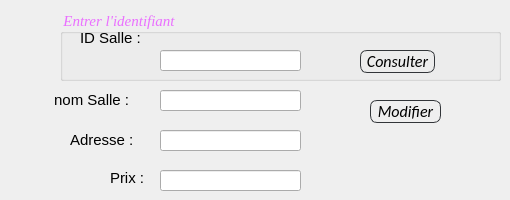
     <widget class="QWidget" name="Modifier_Salle">
      <attribute name="title">
       <string>Modifier Salle</string>
      </attribute>
      <widget class="QLineEdit" name="le_mod_nom">
       <property name="geometry">
        <rect>
         <x>160</x>
         <y>90</y>
         <width>141</width>
         <height>21</height>
        </rect>
       </property>
       <property name="font">
        <font>
         <family>Times New Roman</family>
         <pointsize>11</pointsize>
         <weight>9</weight>
         <italic>true</italic>
         <bold>false</bold>
        </font>
       </property>
       <property name="text">
        <string/>
       </property>
      </widget>
      <widget class="QLineEdit" name="le_mod_ad">
       <property name="geometry">
        <rect>
         <x>160</x>
         <y>130</y>
         <width>141</width>
         <height>21</height>
        </rect>
       </property>
       <property name="font">
        <font>
         <family>Times New Roman</family>
         <pointsize>11</pointsize>
         <weight>9</weight>
         <italic>true</italic>
         <bold>false</bold>
        </font>
       </property>
       <property name="text">
        <string/>
       </property>
      </widget>
      <widget class="QLineEdit" name="le_mod_p">
       <property name="geometry">
        <rect>
         <x>160</x>
         <y>170</y>
         <width>141</width>
         <height>21</height>
        </rect>
       </property>
       <property name="font">
        <font>
         <family>Times New Roman</family>
         <pointsize>11</pointsize>
         <weight>9</weight>
         <italic>true</italic>
         <bold>false</bold>
        </font>
       </property>
       <property name="text">
        <string/>
       </property>
      </widget>
      <widget class="QLabel" name="label_8">
       <property name="geometry">
        <rect>
         <x>50</x>
         <y>90</y>
         <width>101</width>
         <height>20</height>
        </rect>
       </property>
       <property name="font">
        <font>
         <family>MS Shell Dlg 2</family>
         <pointsize>11</pointsize>
         <weight>9</weight>
         <italic>false</italic>
         <bold>false</bold>
        </font>
       </property>
       <property name="styleSheet">
        <string notr="true">font: 75 11pt &quot;MS Shell Dlg 2&quot;;
color: rgb(0, 0, 0);</string>
       </property>
       <property name="text">
        <string> nom Salle :</string>
       </property>
      </widget>
      <widget class="QLabel" name="label_11">
       <property name="geometry">
        <rect>
         <x>70</x>
         <y>130</y>
         <width>81</width>
         <height>20</height>
        </rect>
       </property>
       <property name="font">
        <font>
         <family>MS Shell Dlg 2</family>
         <pointsize>11</pointsize>
         <weight>9</weight>
         <italic>false</italic>
         <bold>false</bold>
        </font>
       </property>
       <property name="styleSheet">
        <string notr="true">font: 75 11pt &quot;MS Shell Dlg 2&quot;;
color: rgb(0, 0, 0);</string>
       </property>
       <property name="text">
        <string>Adresse :</string>
       </property>
      </widget>
      <widget class="QLabel" name="label_12">
       <property name="geometry">
        <rect>
         <x>110</x>
         <y>170</y>
         <width>61</width>
         <height>16</height>
        </rect>
       </property>
       <property name="font">
        <font>
         <family>MS Shell Dlg 2</family>
         <pointsize>11</pointsize>
         <weight>9</weight>
         <italic>false</italic>
         <bold>false</bold>
        </font>
       </property>
       <property name="styleSheet">
        <string notr="true">font: 75 11pt &quot;MS Shell Dlg 2&quot;;
color: rgb(0, 0, 0);</string>
       </property>
       <property name="text">
        <string>Prix :</string>
       </property>
      </widget>
      <widget class="QPushButton" name="Modifier_Modifiersalle">
       <property name="geometry">
        <rect>
         <x>370</x>
         <y>100</y>
         <width>71</width>
         <height>23</height>
        </rect>
       </property>
       <property name="font">
        <font>
         <family>Calibri</family>
         <pointsize>-1</pointsize>
         <weight>9</weight>
         <italic>true</italic>
         <bold>false</bold>
        </font>
       </property>
       <property name="styleSheet">
        <string notr="true">QPushButton
{
	background: transparent;
	border-style:solid;
	border-radius:7px;
	border-width:1px;
border-color: rgb(50, 53, 57);
	color:rgb(0,0,0);
	font-size:16px;
font-family:Calibri;
}

QPushButton:hover
{
	background-color: #00000000;
	border-color: rgb(30, 227, 0);
	/*color:rgb(30, 227, 0);*/
}

QPushButton:focus
{
	background-color:  rgb(30, 227, 0);
	border-color: rgba(30, 227, 0,0);
	color:rgb(255, 255, 255);
}</string>
       </property>
       <property name="text">
        <string>Modifier</string>
       </property>
      </widget>
      <widget class="QGroupBox" name="groupBox">
       <property name="geometry">
        <rect>
         <x>60</x>
         <y>10</y>
         <width>441</width>
         <height>71</height>
        </rect>
       </property>
       <property name="font">
        <font>
         <family>Times New Roman</family>
         <pointsize>11</pointsize>
         <weight>9</weight>
         <italic>true</italic>
         <bold>false</bold>
        </font>
       </property>
       <property name="styleSheet">
        <string notr="true">font: 75 italic 11pt &quot;Times New Roman&quot;;
color: rgb(234, 112, 255);</string>
       </property>
       <property name="title">
        <string>Entrer l'identifiant</string>
       </property>
       <widget class="QLineEdit" name="le_id_mod">
        <property name="geometry">
         <rect>
          <x>100</x>
          <y>40</y>
          <width>141</width>
          <height>21</height>
         </rect>
        </property>
        <property name="font">
         <font>
          <family>Times New Roman</family>
          <pointsize>11</pointsize>
          <weight>9</weight>
          <italic>true</italic>
          <bold>false</bold>
         </font>
        </property>
        <property name="text">
         <string/>
        </property>
       </widget>
       <widget class="QPushButton" name="consulter_mod_salle">
        <property name="geometry">
         <rect>
          <x>300</x>
          <y>40</y>
          <width>75</width>
          <height>23</height>
         </rect>
        </property>
        <property name="font">
         <font>
          <family>Calibri</family>
          <pointsize>-1</pointsize>
          <weight>9</weight>
          <italic>true</italic>
          <bold>false</bold>
         </font>
        </property>
        <property name="styleSheet">
         <string notr="true">QPushButton
{
	background: transparent;
	border-style:solid;
	border-radius:7px;
	border-width:1px;
border-color: rgb(50, 53, 57);
	color:rgb(0,0,0);
	font-size:16px;
font-family:Calibri;
}

QPushButton:hover
{
	background-color: #00000000;
	border-color: rgb(30, 227, 0);
	/*color:rgb(30, 227, 0);*/
}

QPushButton:focus
{
	background-color:  rgb(30, 227, 0);
	border-color: rgba(30, 227, 0,0);
	color:rgb(255, 255, 255);
}</string>
        </property>
        <property name="text">
         <string>Consulter</string>
        </property>
       </widget>
       <widget class="QLabel" name="label_7">
        <property name="geometry">
         <rect>
          <x>20</x>
          <y>20</y>
          <width>61</width>
          <height>16</height>
         </rect>
        </property>
        <property name="font">
         <font>
          <family>MS Shell Dlg 2</family>
          <pointsize>11</pointsize>
          <weight>9</weight>
          <italic>false</italic>
          <bold>false</bold>
         </font>
        </property>
        <property name="styleSheet">
         <string notr="true">font: 75 11pt &quot;MS Shell Dlg 2&quot;;
color: rgb(0, 0, 0);</string>
        </property>
        <property name="text">
         <string>ID Salle :</string>
        </property>
       </widget>
      </widget>
     </widget>
